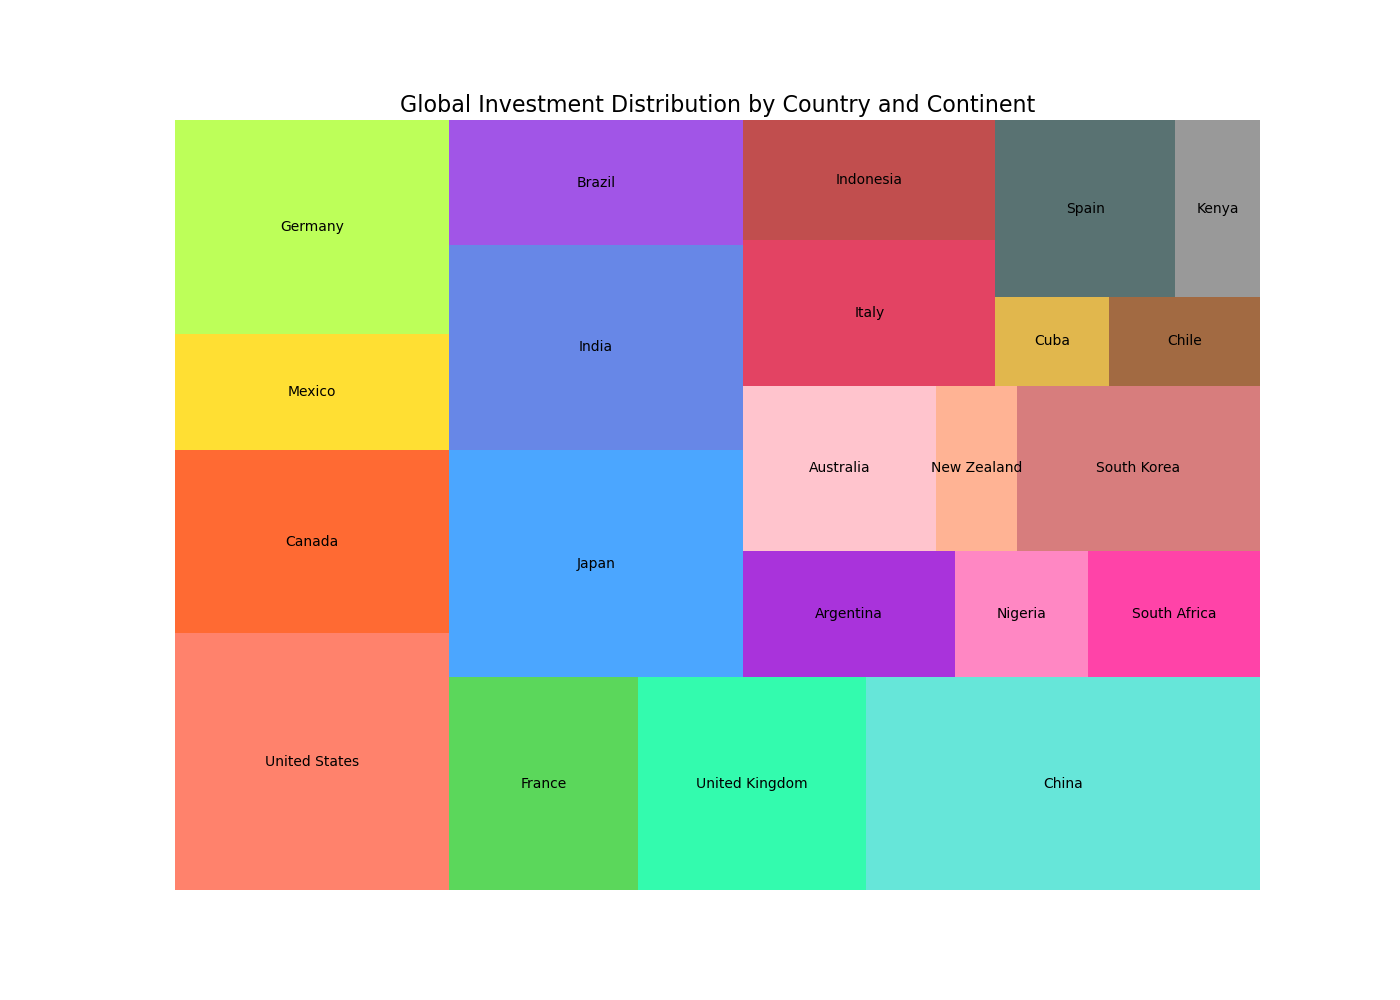

Here is the Python script that generated this plot:

import matplotlib.pyplot as plt
import pandas as pd
import squarify

data = {
    'Continent': ['North America', 'North America', 'North America', 'Europe', 'Europe', 'Europe', 
                  'Asia', 'Asia', 'Asia', 'South America', 'South America', 'Africa', 
                  'Africa', 'Oceania', 'Oceania', 'Asia', 'Europe', 'Asia', 
                  'North America', 'South America', 'Europe', 'Africa'],
    'Country': ['United States', 'Canada', 'Mexico', 'Germany', 'France', 'United Kingdom', 
                'China', 'Japan', 'India', 'Brazil', 'Argentina', 'Nigeria', 
                'South Africa', 'Australia', 'New Zealand', 'South Korea', 'Italy', 'Indonesia', 
                'Cuba', 'Chile', 'Spain', 'Kenya'],
    'Investment': [2100000, 1500000, 950000, 1750000, 1200000, 1450000, 
                   2500000, 2000000, 1800000, 1100000, 800000, 500000, 
                   650000, 950000, 400000, 1200000, 1100000, 900000, 
                   300000, 400000, 950000, 450000]
}

df = pd.DataFrame(data)

plt.figure(figsize=(14, 10))
colors = ['#FF6347', '#FF4500', '#FFD700', '#ADFF2F', '#32CD32', '#00FA9A', 
          '#40E0D0', '#1E90FF', '#4169E1', '#8A2BE2', '#9400D3', '#FF69B4', 
          '#FF1493', '#FFB6C1', '#FFA07A', '#CD5C5C', '#DC143C', '#B22222',
          '#DAA520', '#8B4513', '#2F4F4F', '#808080']

squarify.plot(sizes=df['Investment'], label=df['Country'], color=colors, alpha=0.8)
plt.title('Global Investment Distribution by Country and Continent', fontsize=16)
plt.axis('off')

plt.show()
